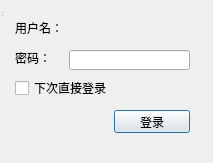
<?xml version="1.0" encoding="UTF-8"?>
<ui version="4.0">
 <class>LoginWindow</class>
 <widget class="QDialog" name="LoginWindow">
  <property name="geometry">
   <rect>
    <x>0</x>
    <y>0</y>
    <width>213</width>
    <height>163</height>
   </rect>
  </property>
  <property name="windowTitle">
   <string>登录</string>
  </property>
  <widget class="QWidget" name="QLoginWindow" native="true">
   <property name="geometry">
    <rect>
     <x>0</x>
     <y>0</y>
     <width>213</width>
     <height>141</height>
    </rect>
   </property>
   <property name="minimumSize">
    <size>
     <width>213</width>
     <height>141</height>
    </size>
   </property>
   <property name="maximumSize">
    <size>
     <width>213</width>
     <height>141</height>
    </size>
   </property>
   <widget class="QLabel" name="Label_User">
    <property name="geometry">
     <rect>
      <x>15</x>
      <y>20</y>
      <width>48</width>
      <height>16</height>
     </rect>
    </property>
    <property name="text">
     <string>用户名：</string>
    </property>
   </widget>
   <widget class="QLabel" name="Label_ShowUser">
    <property name="geometry">
     <rect>
      <x>69</x>
      <y>20</y>
      <width>121</width>
      <height>16</height>
     </rect>
    </property>
    <property name="textFormat">
     <enum>Qt::AutoText</enum>
    </property>
   </widget>
   <widget class="QLabel" name="Label_Psw">
    <property name="geometry">
     <rect>
      <x>15</x>
      <y>50</y>
      <width>36</width>
      <height>16</height>
     </rect>
    </property>
    <property name="text">
     <string>密码：</string>
    </property>
   </widget>
   <widget class="QLineEdit" name="Text_Psw">
    <property name="geometry">
     <rect>
      <x>69</x>
      <y>50</y>
      <width>121</width>
      <height>20</height>
     </rect>
    </property>
    <property name="echoMode">
     <enum>QLineEdit::Password</enum>
    </property>
   </widget>
   <widget class="QCheckBox" name="Check_NoPsw">
    <property name="geometry">
     <rect>
      <x>15</x>
      <y>80</y>
      <width>116</width>
      <height>16</height>
     </rect>
    </property>
    <property name="text">
     <string>下次直接登录</string>
    </property>
   </widget>
   <widget class="QLabel" name="Label_Status">
    <property name="geometry">
     <rect>
      <x>15</x>
      <y>110</y>
      <width>96</width>
      <height>23</height>
     </rect>
    </property>
   </widget>
   <widget class="QPushButton" name="Btn_Login">
    <property name="geometry">
     <rect>
      <x>114</x>
      <y>110</y>
      <width>76</width>
      <height>23</height>
     </rect>
    </property>
    <property name="text">
     <string>登录</string>
    </property>
   </widget>
  </widget>
  <widget class="QStatusBar" name="statusbar">
   <property name="geometry">
    <rect>
     <x>0</x>
     <y>0</y>
     <width>3</width>
     <height>18</height>
    </rect>
   </property>
  </widget>
 </widget>
 <tabstops>
  <tabstop>Text_Psw</tabstop>
  <tabstop>Check_NoPsw</tabstop>
  <tabstop>Btn_Login</tabstop>
 </tabstops>
 <resources/>
 <connections/>
</ui>
